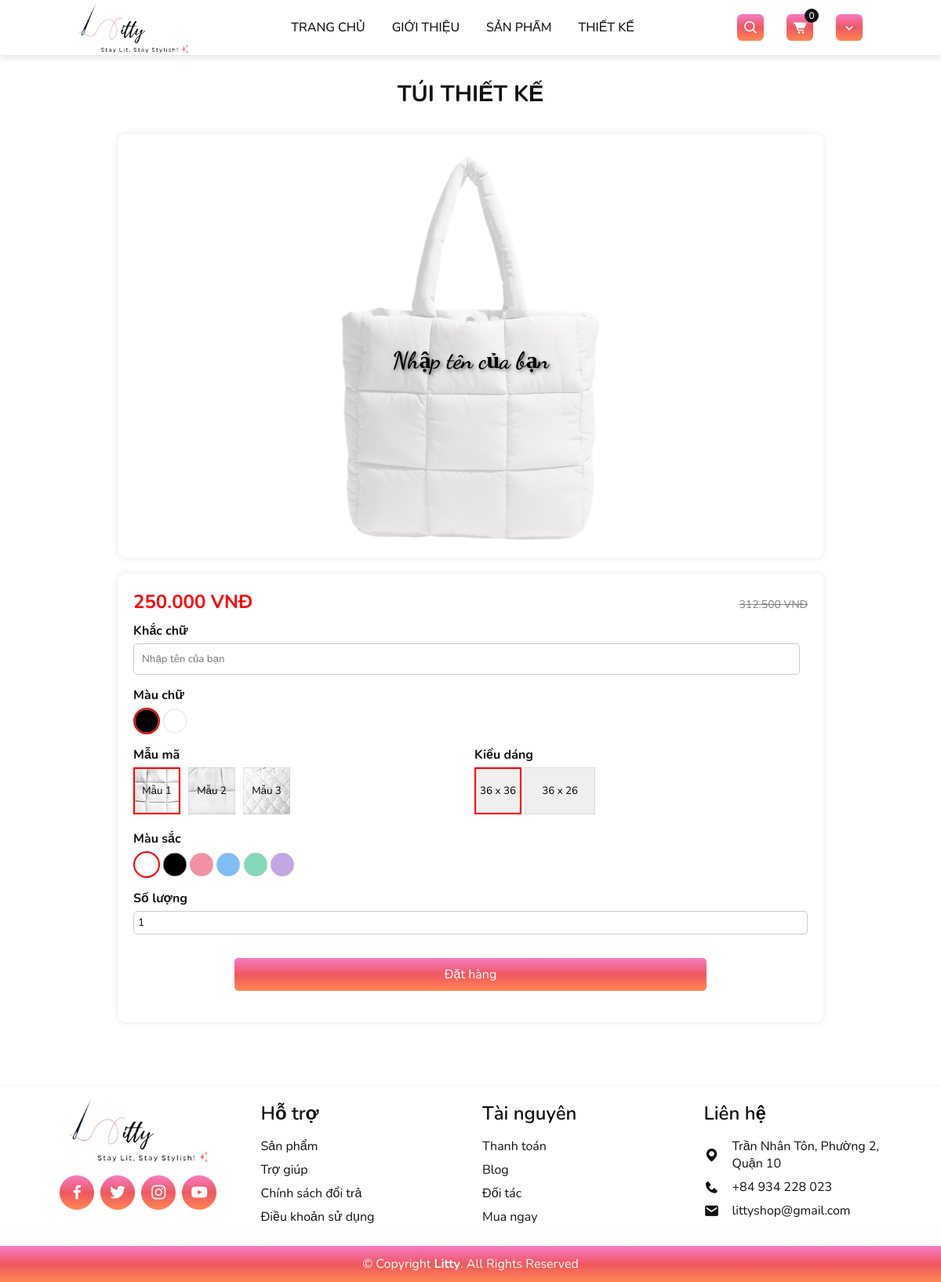
Screenshot of /user/design-product.php (signed in) with the database file from the repository.
### tables this page shows
CREATE TABLE Products (
    ID INT PRIMARY KEY AUTO_INCREMENT,
    name VARCHAR(100) UNIQUE, 
    categoryID INT,
    description TEXT,
    price DECIMAL(10, 2),
    stock INT,
    image VARCHAR(255),
    promotional ENUM('yes', 'no') DEFAULT 'no',
    promotionalprice DECIMAL(10, 0),
    created TIMESTAMP DEFAULT CURRENT_TIMESTAMP,
    FOREIGN KEY (categoryID) REFERENCES Categories(ID)
);

CREATE TABLE Shapes (
    ID INT PRIMARY KEY AUTO_INCREMENT,
    name VARCHAR(50) UNIQUE,
    description TEXT
);

CREATE TABLE Colors (
    ID INT PRIMARY KEY AUTO_INCREMENT,
    name VARCHAR(50) UNIQUE
);

### user/design-product.php (the view, shortened to what this page needs)
<?php
    include '../database/connect.php';
    function fetchData($pdo, $query) {
        try {
            $stmt = $pdo->prepare($query);
            $stmt->execute();
            return $stmt->fetchAll(PDO::FETCH_ASSOC);
        } catch (PDOException $e) {
            echo "Error: " . $e->getMessage();
            return [];
        }
    }
    $products = fetchData($pdo, "SELECT * FROM Products WHERE categoryID = 2");
    $colors = fetchData($pdo, "SELECT * FROM colors ORDER BY ID");
    $shapes = fetchData($pdo, "SELECT * FROM shapes");
?>
<?php include 'header.php';?>
<link rel="stylesheet" href="css/design-products.css">
<section class="section">
    <div class="heading">
        <h2>Túi thiết kế</h2>
    </div>
    <div class="container design-product">
        <div class="left">
            <div class="image-container">
                <img id="product-preview" src="" alt="Túi thiết kế" />
                <div class="text-overlay text1">Nhập tên của bạn</div>
            </div>
        </div>
        <div class="right">
            <div class="price-section">
                <?php if (!empty($products)):
                    $product = $products[0]; ?>
                    <span class='price'><?= number_format(($product['price'] - $product['price']*($product['promotionalprice']/100)), 0, ',', '.') ?> VNĐ</span>
                    <span class='old-price'><?= number_format($product['price'], 0, ',', '.') ?> VNĐ</span>
                <?php endif; ?>
            </div>
            <div class="design-options">
                <div class="text-input">
                    <label for="text">Khắc chữ</label>
                    <input type="text" id="text1" placeholder="Nhập tên của bạn">
                </div>
                <div class="text-input">
                    <label>Màu chữ</label>
                    <div class="text-color-option">
                        <button class="button black selected" onclick="setTextColor('black')"></button>
                        <button class="button white" onclick="setTextColor('white')"></button>
                    </div>
                </div>
                <div class="text-inputs-container">
                    <div class="text-input">
                        <label for="design-template">Mẫu mã</label>
                        <div class="option-buttons">
                            <?php foreach ($products as $index => $product): ?>
                                <button class="button template <?= $index === 0 ? 'selected' : ''; ?>" style="background-image: url('<?= $product['image']; ?>');" onclick="selectDesign('v<?= $index + 1; ?>', <?= $product['ID']; ?>, this)">
                                    <?= $product['name']; ?>
                                </button>
                            <?php endforeach; ?>
                        </div>
                    </div>
                    <div class="text-input">
                        <label for="shape">Kiểu dáng</label>
                        <div class="options-buttons">
                            <?php foreach ($shapes as $shape): ?>
                                <button class="button <?= $shape['name']; ?> <?= $shape['name'] === 'square' ? 'selected' : ''; ?>" onclick="selectShape('<?= $shape['name']; ?>', this)"><?= $shape['description']; ?></button>
                            <?php endforeach; ?>
                        </div>
                    </div>
                </div>
                <div class="text-input">
                    <label for="color">Màu sắc</label>
                    <div class="options-buttons">
                        <?php foreach ($colors as $color): ?>
                            <button class="button <?= $color['name']; ?> <?= $color['name'] === 'white' ? 'selected' : ''; ?>" onclick="selectColor('<?= $color['name']; ?>', this)"></button>
                        <?php endforeach; ?>
                    </div>
                </div>
                <div class="quantity-section">
                    <label for="quantity">Số lượng</label>
                    <input type="number" id="quantity" value="1" min="1" max="<?= !empty($product) ? $product['stock'] : 1; ?>">
                </div>
                <div class="button-container">
                    <button class="add-to-cart" id="addToCartButton">Đặt hàng</button>
                </div>
            </div>
        </div>
    </div>
</section>
<?php include 'footer.php';?>

### user/css/styles.css (style rules this page uses)
* { font-family: "Nunito", sans-serif; font-optical-sizing: auto; margin: 0; padding: 0; box-sizing: border-box; scroll-behavior: smooth; scroll-padding-top: 4rem; list-style: none; text-decoration: none; }
:root { --main-color: linear-gradient(#f57cc5, #ef5761, #ff8753); --second-color: linear-gradient(#fbfbf1, #fefff9, #fffff1); --text-color: #121011; --bg-color: #ffffff; --box-shadow: 0 0 16px 1px rgb(14 52 54 / 15%); }
section { padding: 50px 100px; }
.section { margin-top: 50px; }
img { width: 100%; }
body { color: var(--text-color); }

### user/css/design-products.css (style rules this page uses)
.heading { text-align: center; }
.heading h2 { font-size: 1.8rem; text-transform: uppercase; }
.design-product { background-color: white; padding: 22px 0px; }
.container { display: flex; max-width: 1900px; margin: 0 auto; }
.left, .right { padding: 20px; background-color: white; border-radius: 10px; box-shadow: 0 0 10px rgba(0, 0, 0, 0.1); }
.left { flex: 1.5; margin-right: 20px; }
.right { flex: 2; }
.price-section { display: flex; justify-content: space-between; align-items: baseline; margin-bottom: 10px; }
.price { font-size: 24px; color: red; font-weight: bold; }
.old-price { font-size: 14px; text-decoration: line-through; color: grey; }
.design-options, .quantity-section { margin-bottom: 20px; }
.text-input { margin-bottom: 15px; }
.text-input label { display: block; margin-bottom: 5px; font-weight: bold; }
.text-input input { width: 100%; padding: 10px; border: 1px solid #ccc; border-radius: 5px; }
.quantity-section label { font-weight: bold; }
.quantity-section input { width: 60px; padding: 5px; margin-left: 10px; border: 1px solid #ccc; border-radius: 5px; }
.button-container { display: flex; justify-content: center; }
.add-to-cart { justify-content: center; margin: 0 auto; width: 30%; padding: 10px; background: var(--main-color); color: white; border: none; border-radius: 5px; cursor: pointer; font-size: 16px; margin-top: 10px; }
.image-container { position: relative; display: flex; justify-content: center; align-items: center; height: 500px; }
.image-container img { max-width: 100%; max-height: 100%; object-fit: contain; }
.text1 { top: 50%; left: 50%; transform: translateX(-50%); font-family: 'Dancing Script', cursive; font-size: 30px; }
.text-overlay { position: absolute; font-weight: bold; text-shadow: 2px 2px 4px rgba(0, 0, 0, 0.5); text-align: center; }
.option-buttons { display: flex; gap: 10px; margin-bottom: 15px; }
.button { border: none; cursor: pointer; box-shadow: 0 0 0 0.5px #ccc inset; }
.button.selected { border: 2px solid red; }
.button.template, .button.square { width: 60px; height: 60px; background-size: cover; background-position: center; }
.button.rectangle { width: 90px; height: 60px; background-size: cover; background-position: center; }
.button.black, .button.white, .button.purple, .button.green, .button.blue, .button.pink { border-radius: 50%; padding: 15px; }
.button.black { background-color: #000; }
.button.white { background-color: #fff; }
.button.purple { background-color: #c3a7e3; }
.button.green { background-color: #84d9ba; }
.button.blue { background-color: #80bdf2; }
.button.pink { background-color: #f291a3; }
.text-inputs-container { display: flex; justify-content: space-between; margin-bottom: -10px; }
.text-input { flex: 1; margin-right: 10px; }
.text-input:last-child { margin-right: 0; }
@media (max-width: 1200px) { .container { flex-direction: column; align-items: center; } }
@media (max-width: 1200px) { .left, .right { width: 90%; margin: 10px 0; } }
@media (max-width: 1200px) { .add-to-cart { width: 70%; } }
@media (max-width: 1200px) { .quantity-section input { width: 100%; margin-left: 0; margin-top: 5px; } }

### rows the page displays
products: $product['price'] - $product['price']*($product['promotionalprice']/100) "250.000", price "312.500", image (picture), name "Mẫu 1"
products: image (picture), name "Mẫu 2"
products: image (picture), name "Mẫu 3"
shapes: description "36 x 36"
shapes: description "36 x 26"

### other values shown
$totalQuantity "0"
